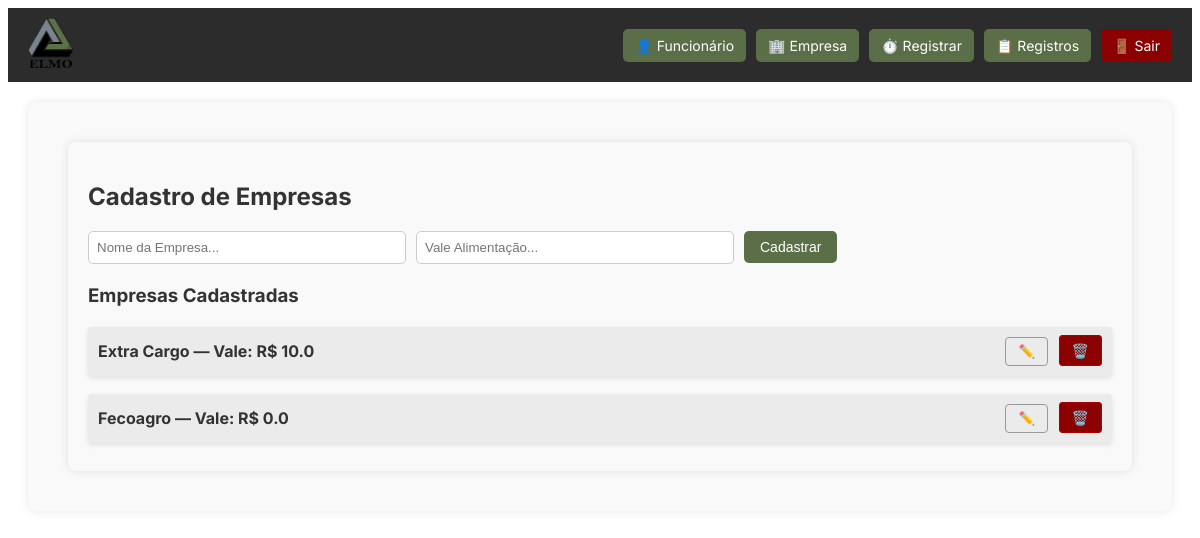
The page /cadastro_empresa (signed in) on the database its author committed.
### models.py (models this page shows)
class Empresa(db.Model):
    id = db.Column(db.Integer, primary_key=True)
    nome = db.Column(db.String(100), nullable=False)
    vale_alimentacao = db.Column(db.Float, nullable=False)

### app.py (the view, shortened to what this page needs)
@app.route("/cadastro_empresa", methods=["GET", "POST"])
def cadastro_empresa():
    if not session.get("usuario_logado"):
        return redirect(url_for("login"))
    empresas = Empresa.query.order_by(Empresa.nome.asc()).all()
    return render_template("cadastro_empresa.html", empresas=empresas)

### templates/cadastro_empresa.html (shortened to what this page needs)
{% extends "base.html" %}
{% block content %}
<div class="container">
    <h2>Cadastro de Empresas</h2>
    <form method="POST" class="form-cadastro">
        <input type="text" name="nome" placeholder="Nome da Empresa..." required>
        <input type="text" name="vale_alimentacao" placeholder="Vale Alimentação..." required>
        <button type="submit" class="btn">Cadastrar</button>
    </form>
    <h3>Empresas Cadastradas</h3>
    <div class="funcionario-card">
        {% for e in empresas %}
        <div class="funcionario-item">
            <span class="funcionario-nome">{{ e.nome }} — Vale: R$ {{ e.vale_alimentacao }}</span>
            <div>
                <button class="btn-edit"
                        data-id="{{ e.id }}"
                        data-nome="{{ e.nome|e }}"
                        data-vale="{{ e.vale_alimentacao|e }}"
                        onclick="abrirModalEmpresa(this)"
                        title="Editar">✏️</button>
                <a href="{{ url_for('excluir_empresa', id=e.id) }}" class="btn-excluir">🗑️</a>
            </div>
        </div>
        {% endfor %}
    </div>
</div>
{% endblock %}

### static/style.css (style rules this page uses)
.btn { color: white; text-decoration: none; background-color: #5a6f47; padding: 8px 12px; border-radius: 5px; font-size: 14px; transition: background-color 0.3s; }
.container { padding: 20px; background-color: #f9f9f9; margin: 20px; border-radius: 8px; box-shadow: 0 0 10px rgba(0,0,0,0.1); }
h2, h3 { color: #333; }
.form-cadastro { margin-bottom: 20px; display: flex; gap: 10px; align-items: center; }
.form-cadastro input[type="text"] { padding: 8px; width: 300px; border: 1px solid #ccc; border-radius: 5px; }
.form-cadastro .btn { background-color: #5a6f47; color: white; border: none; padding: 8px 16px; border-radius: 5px; cursor: pointer; }
.btn-excluir { background-color: transparent; color: #a00; border: 1px solid #a00; padding: 6px 12px; border-radius: 4px; cursor: pointer; margin-left: 6px; transition: all 0.3s ease; text-decoration: none; }
.funcionario-card { margin-top: 20px; display: flex; flex-direction: column; gap: 10px; }
.funcionario-item { background-color: #f5f5f5; border-radius: 5px; padding: 12px 20px; display: flex; align-items: center; justify-content: space-between; font-size: 16px; box-shadow: 0px 2px 5px rgba(0, 0, 0, 0.1); }
.funcionario-nome { font-weight: bold; color: #333; }
.btn-excluir { background-color: #8B0000; color: white; padding: 6px 12px; text-decoration: none; border-radius: 4px; font-size: 14px; }
h2 { margin-bottom: 20px; color: #333; }
form { display: flex; flex-wrap: wrap; gap: 10px; align-items: center; }
body { font-family: 'Inter', sans-serif; }
.btn-edit { background-color: transparent; color: #333; border: 1px solid #999; padding: 6px 12px; border-radius: 4px; cursor: pointer; margin-left: 10px; transition: all 0.3s ease; }
.funcionario-item { display: flex; justify-content: space-between; align-items: center; background-color: #ebebeb; padding: 10px; border-radius: 4px; margin-bottom: 8px; }

### rows shown on the page
Empresa: nome "Extra Cargo", vale_alimentacao "10.0"
Empresa: nome "Fecoagro", vale_alimentacao "0.0"
